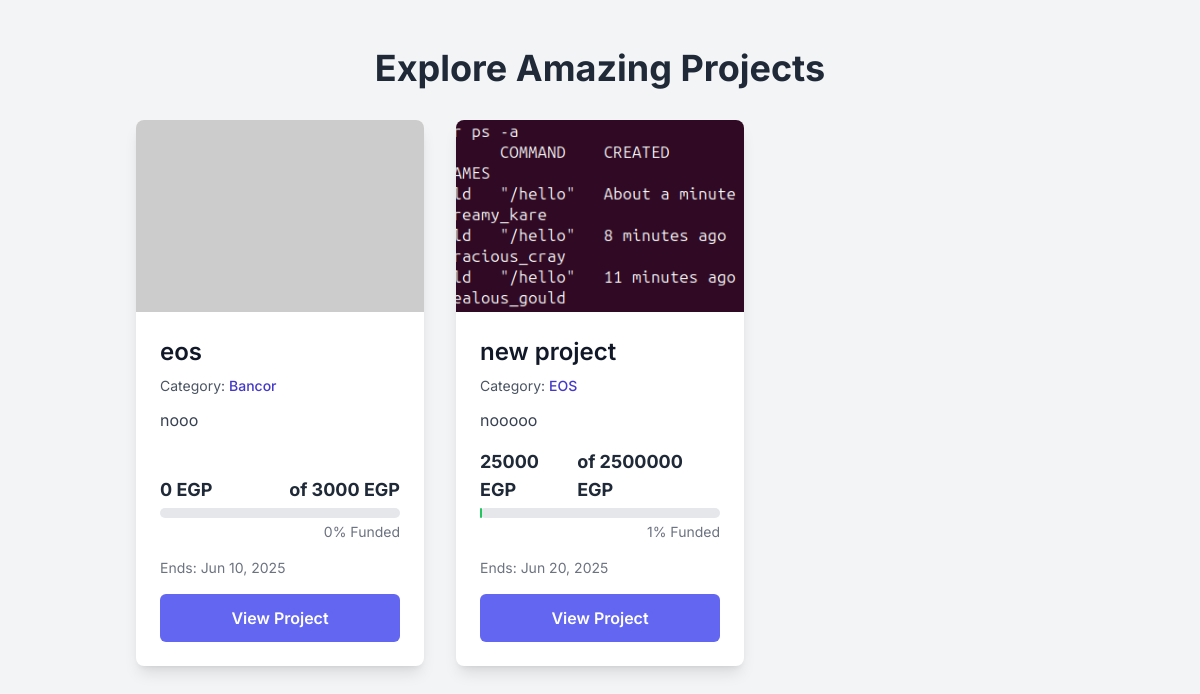
/, run on an earlier commit of the app's database.
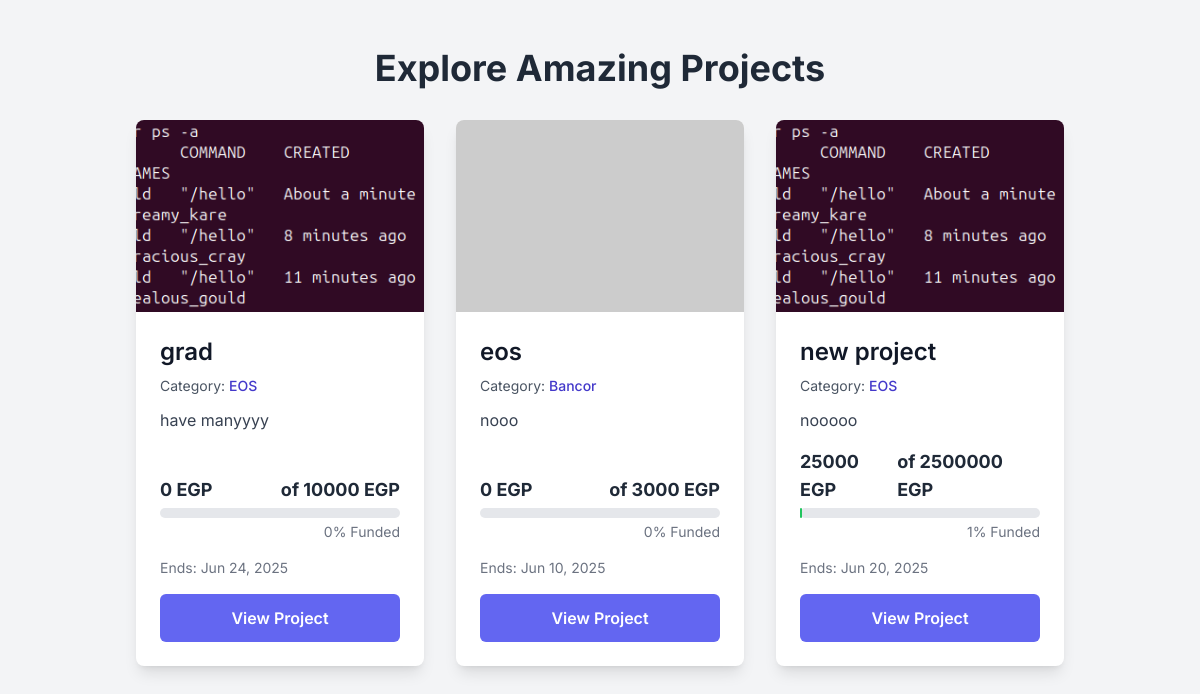
And on a later commit of the database.
### projects/models.py (models this page shows, shortened)
class Project(models.Model):
    STATUS_CHOICES = (
        ('active', 'Active'),
        ('completed', 'Completed'),
        ('canceled', 'Canceled'),
        ('expired', 'Expired'),
    )
    title = models.CharField(max_length=200)
    details = models.TextField()
    total_target = models.PositiveIntegerField(help_text="Target amount in EGP")
    owner = models.ForeignKey(User, on_delete=models.CASCADE, related_name='projects')
    category = models.ForeignKey(Category, on_delete=models.SET_NULL, null=True, blank=True)
    tags = models.ManyToManyField(Tag, blank=True)
    start_time = models.DateTimeField(default=timezone.now)
    end_time = models.DateTimeField()
    created_at = models.DateTimeField(auto_now_add=True)
    updated_at = models.DateTimeField(auto_now=True)
    status = models.CharField(max_length=10, choices=STATUS_CHOICES, default='active')
    is_featured = models.BooleanField(default=False) # Added as per API views usage
    @property
    def total_donations_collected(self): # Renamed for clarity and to avoid conflict if 'total_donations' annotation is used
        result = self.donations.aggregate(total=Sum('amount'))
        return result['total'] if result['total'] is not None else 0
    @property
    def percent_funded(self):
        if self.total_target > 0:
            return min(100, (self.total_donations_collected / self.total_target) * 100)
        return 0

class Category(models.Model):
    name = models.CharField(max_length=100)
    description = models.TextField(blank=True)
    class Meta:
        verbose_name_plural = "Categories"

class ProjectPicture(models.Model):
    project = models.ForeignKey(Project, related_name='pictures', on_delete=models.SET_NULL,null=True)
    image = models.ImageField(upload_to='projects/')
    uploaded_at = models.DateTimeField(auto_now_add=True)

### projects/views.py (the view)
# urls.py: path('', views.ProjectListView.as_view(), name='list'),
class ProjectListView(ListView):
    model = Project
    template_name = 'projects/project_list.html'
    context_object_name = 'projects'
    paginate_by = 10
    queryset = Project.objects.all().order_by('-created_at')

### projects/templates/projects/project_list.html (shortened to what this page needs)
{% load static %}
<!DOCTYPE html>
<html lang="en">
<head>
    <script src="https://cdn.tailwindcss.com"></script>
</head>
<body>
    <div class="container mx-auto p-4 md:p-8 lg:p-12">
        <h1 class="text-3xl md:text-4xl font-bold text-gray-800 mb-8 text-center">Explore Amazing Projects</h1>
        {% block content %}
        {% if projects %}
            <div class="grid grid-cols-1 md:grid-cols-2 lg:grid-cols-3 gap-8">
                {% for project in projects %}
                    <div class="bg-white rounded-lg shadow-lg overflow-hidden flex flex-col transition transform hover:scale-105 duration-300 ease-in-out">
                        {% if project.pictures.first %}
                            <img src="{{ project.pictures.first.image.url }}" alt="{{ project.title }}" class="w-full h-48 object-cover">
                        {% else %}
                            <img src="https://placehold.co/600x400/CCCCCC/000000?text=No+Image" alt="No Image Available" class="w-full h-48 object-cover">
                        {% endif %}
                        <div class="p-6 flex-grow flex flex-col">
                            <h2 class="text-2xl font-semibold text-gray-900 mb-2">{{ project.title }}</h2>
                            <p class="text-gray-600 text-sm mb-3">Category: <span class="font-medium text-indigo-700">{{ project.category.name }}</span></p>
                            <p class="text-gray-700 mb-4 flex-grow">{{ project.details|truncatechars:100 }}</p>
                            <div class="mb-4">
                                <div class="flex justify-between text-gray-800 text-lg font-bold mb-1">
                                    <span>{{ project.total_donations_collected|floatformat:0 }} EGP</span>
                                    <span>of {{ project.total_target|floatformat:0 }} EGP</span>
                                </div>
                                <div class="w-full bg-gray-200 rounded-full h-2.5">
                                    {% if project.total_target > 0 %}
                                        <div class="bg-green-500 h-2.5 rounded-full" style="width: {{ project.percent_funded|floatformat:0 }}%;"></div>
                                    {% else %}
                                        <div class="bg-gray-400 h-2.5 rounded-full" style="width: 0%;"></div>
                                    {% endif %}
                                </div>
                                {% if project.total_target > 0 %}
                                    <p class="text-sm text-gray-500 mt-1 text-right">{{ project.percent_funded|floatformat:0 }}% Funded</p>
                                {% endif %}
                            </div>
                            <div class="flex justify-between items-center text-sm text-gray-500 mt-auto">
                                <span>Ends: {{ project.end_time|date:"M d, Y" }}</span>
                            </div>
                            <a href="{% url 'projects:detail' project.pk %}" class="mt-4 bg-indigo-500 text-white px-6 py-3 rounded-md text-center font-semibold hover:bg-indigo-600 transition duration-300">View Project</a>
                        </div>
                    </div>
                {% endfor %}
            </div>
        {% endif %}
        {% endblock %}
    </div>
</body>
</html>

### projects/templates/projects/project_list.html (style rules this page uses)
body { font-family: 'Inter', sans-serif; background-color: #f3f4f6; color: #333; }

What changed in the data, as far as the page shows it:
added Project: pictures.first.image (picture), title "grad", category.name "EOS", details "have manyyyy", total_donations_collected "0", total_target "10000", percent_funded "0", end_time "Jun 24, 2025"
